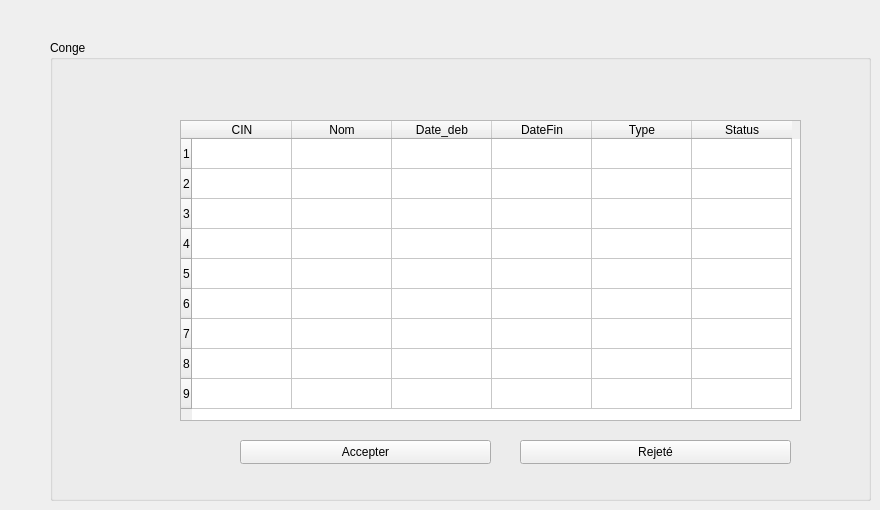
            <widget class="QWidget" name="page_conge">
             <widget class="QGroupBox" name="groupBox_3">
              <property name="geometry">
               <rect>
                <x>50</x>
                <y>40</y>
                <width>821</width>
                <height>461</height>
               </rect>
              </property>
              <property name="title">
               <string>Conge</string>
              </property>
              <widget class="QPushButton" name="Rejeter_conge_Emp">
               <property name="geometry">
                <rect>
                 <x>470</x>
                 <y>400</y>
                 <width>271</width>
                 <height>24</height>
                </rect>
               </property>
               <property name="text">
                <string>Rejeté</string>
               </property>
              </widget>
              <widget class="QPushButton" name="Accepter_conge_Emp">
               <property name="geometry">
                <rect>
                 <x>190</x>
                 <y>400</y>
                 <width>251</width>
                 <height>24</height>
                </rect>
               </property>
               <property name="text">
                <string>Accepter</string>
               </property>
              </widget>
              <widget class="QTableWidget" name="TableCongeEmp">
               <property name="geometry">
                <rect>
                 <x>130</x>
                 <y>80</y>
                 <width>621</width>
                 <height>301</height>
                </rect>
               </property>
               <property name="minimumSize">
                <size>
                 <width>0</width>
                 <height>280</height>
                </size>
               </property>
               <property name="rowCount">
                <number>9</number>
               </property>
               <property name="columnCount">
                <number>6</number>
               </property>
               <row/>
               <row/>
               <row/>
               <row/>
               <row/>
               <row/>
               <row/>
               <row/>
               <row/>
               <column>
                <property name="text">
                 <string>CIN</string>
                </property>
               </column>
               <column>
                <property name="text">
                 <string>Nom</string>
                </property>
               </column>
               <column>
                <property name="text">
                 <string>Date_deb</string>
                </property>
               </column>
               <column>
                <property name="text">
                 <string>DateFin</string>
                </property>
               </column>
               <column>
                <property name="text">
                 <string>Type</string>
                </property>
               </column>
               <column>
                <property name="text">
                 <string>Status</string>
                </property>
               </column>
              </widget>
             </widget>
            </widget>
